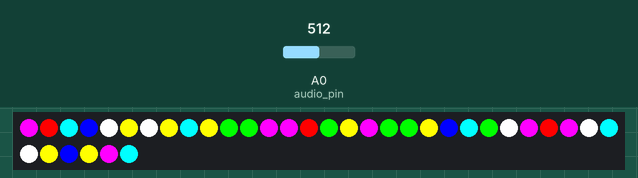
This sketch was run on a simulated Arduino Uno, built with avr-gcc and run on an emulated ATmega328P. On the bench: 36 RGB LEDs in strip order, left to right, continuing on the next row. The inputs (shaded band) are chosen by the test bench; at power-on: A0 (audio_pin) = 512. Random numbers use the default seed unless the sketch sets one.

Above: at 1.2 s.
1.3 s: A0 (audio_pin) set to 10
At 2.0 s:
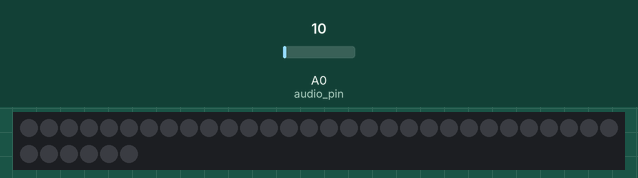
3.0 s: A0 (audio_pin) set to 35
4.5 s: A0 (audio_pin) set to 44
At 17.35 s:
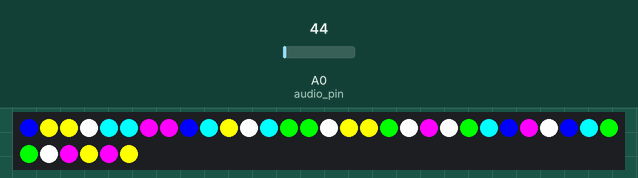
At 24.91 s:
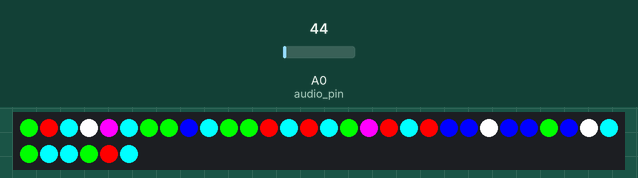

Measured:
- the behaviour switches between 40 and 41 on A0 (audio_pin) (found by bisection; images 1 and 2)
- after the input at 3.0 s, every drawn part: stays the same
- after the input at 4.5 s, the LEDs: first change at once (image 2 shows a later state)

The sketch:

Desk_LED_MusicRainbow.ino
```cpp
#include <Adafruit_NeoPixel.h>

#define PIN 6

// Parameter 1 = number of pixels in strip
// Parameter 2 = pin number (most are valid)
// Parameter 3 = pixel type flags, add together as needed:
//   NEO_KHZ800  800 KHz bitstream (most NeoPixel products w/WS2812 LEDs)
//   NEO_KHZ400  400 KHz (classic 'v1' (not v2) FLORA pixels, WS2811 drivers)
//   NEO_GRB     Pixels are wired for GRB bitstream (most NeoPixel products)
//   NEO_RGB     Pixels are wired for RGB bitstream (v1 FLORA pixels, not v2)
Adafruit_NeoPixel strip = Adafruit_NeoPixel(36, PIN, NEO_GRB + NEO_KHZ800);

int audio_pin = A0;
int audio_amplitude = 0;
int upper_threshold = 40;
int lower_threshold = 20;
int velocity = 5;
int color_count = 0;
int brightness = 0;

void setup() {
  Serial.begin(9600);
  strip.begin();
  strip.show(); // Initialize all pixels to 'off'
}

void loop() {
  audio_amplitude = analogRead(audio_pin);
  if (audio_amplitude > upper_threshold)
  {
    if (brightness < 255)
    {
      brightness += velocity;
    }
    else
    {
      brightness = 255;
    }

    colorSet();
  }
  else if (audio_amplitude < lower_threshold)
  {
    if (brightness > 0)
    {
      brightness -= velocity;
    }
    else
    {
      brightness = 0;
      color_count++;
      if (color_count > 6)
      {
        color_count = 0;
      }
    }

    colorSet();
  }
  strip.show();
}

void colorSet()
{
  /*if (color_count == 0)
  {
    for(uint16_t i = 0; i < strip.numPixels(); i++)
    {
      strip.setPixelColor(i, strip.Color(0, 0, brightness));
    }
  }
  else if (color_count == 1)
  {
    for(uint16_t i = 0; i < strip.numPixels(); i++)
    {
      strip.setPixelColor(i, strip.Color(0, brightness, 0));
    }
  }
  else if (color_count == 2)
  {
    for(uint16_t i = 0; i < strip.numPixels(); i++)
    {
      strip.setPixelColor(i, strip.Color(0, brightness, brightness));
    }
  }
  else if (color_count == 3)
  {
    for(uint16_t i = 0; i < strip.numPixels(); i++)
    {
      strip.setPixelColor(i, strip.Color(brightness, 0, 0));
    }
  }
  else if (color_count == 4)
  {
    for(uint16_t i = 0; i < strip.numPixels(); i++)
    {
      strip.setPixelColor(i, strip.Color(brightness, 0, brightness));
    }
  }
  else if (color_count == 5)
  {
    for(uint16_t i = 0; i < strip.numPixels(); i++)
    {
      strip.setPixelColor(i, strip.Color(brightness, brightness, 0));
    }
  }
  else
  {
    for(uint16_t i = 0; i < strip.numPixels(); i++)
    {
      strip.setPixelColor(i, strip.Color(brightness, brightness, brightness));
    }
  }*/
  for(uint16_t i = 0; i < strip.numPixels(); i++)
  {
    color_count = rand() % 7;
    if (color_count == 0)
    {
      strip.setPixelColor(i, strip.Color(0, 0, brightness));
    }
    else if (color_count == 1)
    {
      strip.setPixelColor(i, strip.Color(0, brightness, 0));
    }
    else if (color_count == 2)
    {
      strip.setPixelColor(i, strip.Color(0, brightness, brightness));
    }
    else if (color_count == 3)
    {
      strip.setPixelColor(i, strip.Color(brightness, 0, 0));
    }
    else if (color_count == 4)
    {
      strip.setPixelColor(i, strip.Color(brightness, 0, brightness));
    }
    else if (color_count == 5)
    {
      strip.setPixelColor(i, strip.Color(brightness, brightness, 0));
    }
    else
    {
      strip.setPixelColor(i, strip.Color(brightness, brightness, brightness));
    }
  }
}
```
